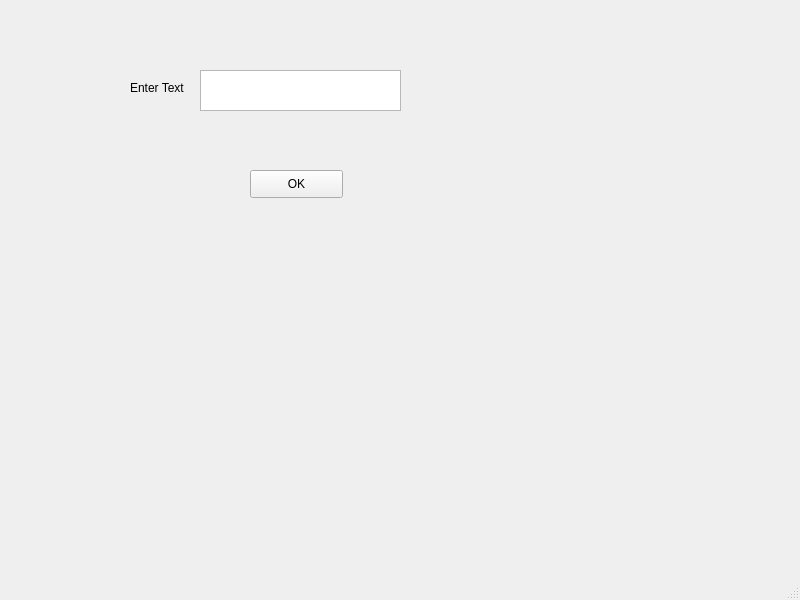
<?xml version="1.0" encoding="UTF-8"?>
<ui version="4.0">
 <class>MainWindow</class>
 <widget class="QMainWindow" name="MainWindow">
  <property name="geometry">
   <rect>
    <x>0</x>
    <y>0</y>
    <width>800</width>
    <height>600</height>
   </rect>
  </property>
  <property name="windowTitle">
   <string>MainWindow</string>
  </property>
  <widget class="QWidget" name="centralwidget">
   <widget class="QLabel" name="label">
    <property name="geometry">
     <rect>
      <x>130</x>
      <y>80</y>
      <width>61</width>
      <height>16</height>
     </rect>
    </property>
    <property name="text">
     <string>Enter Text</string>
    </property>
   </widget>
   <widget class="QTextEdit" name="textEdit">
    <property name="geometry">
     <rect>
      <x>200</x>
      <y>70</y>
      <width>201</width>
      <height>41</height>
     </rect>
    </property>
   </widget>
   <widget class="QPushButton" name="pushButton">
    <property name="geometry">
     <rect>
      <x>250</x>
      <y>170</y>
      <width>93</width>
      <height>28</height>
     </rect>
    </property>
    <property name="text">
     <string>OK</string>
    </property>
   </widget>
  </widget>
  <widget class="QMenuBar" name="menubar">
   <property name="geometry">
    <rect>
     <x>0</x>
     <y>0</y>
     <width>800</width>
     <height>26</height>
    </rect>
   </property>
  </widget>
  <widget class="QStatusBar" name="statusbar"/>
 </widget>
 <resources/>
 <connections/>
</ui>
